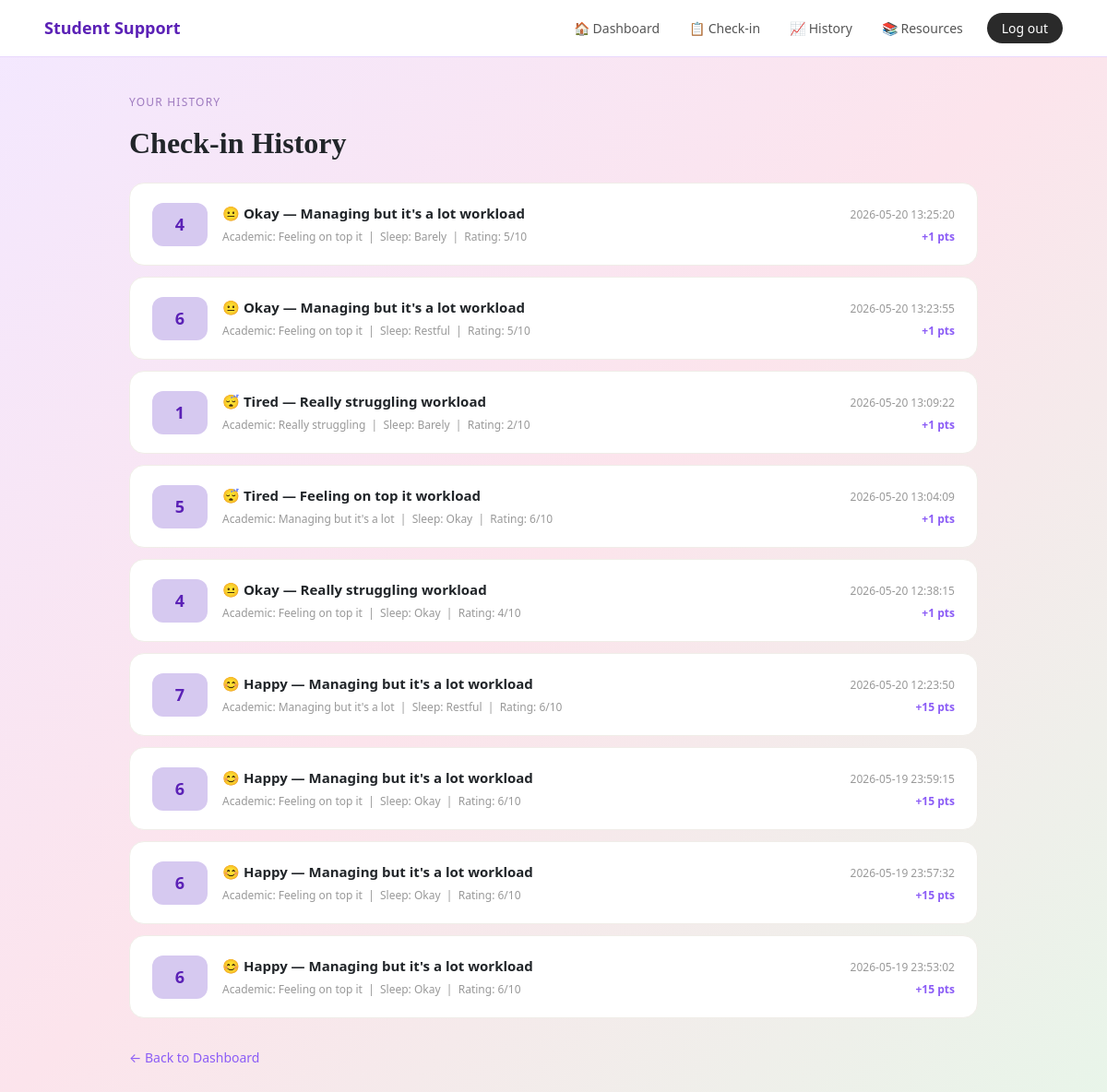
The page /view-checkins (signed in) on the database its author committed.
### tables this page shows
CREATE TABLE checkins (
            id INTEGER PRIMARY KEY AUTOINCREMENT,
            user_id INTEGER,
            mood TEXT,
            academic TEXT,
            workload TEXT,
            social TEXT,
            financial TEXT,
            sleep TEXT,
            rating INTEGER,
            score INTEGER,
            points_earned INTEGER DEFAULT 0,
            date TIMESTAMP DEFAULT CURRENT_TIMESTAMP,
            FOREIGN KEY (user_id) REFERENCES users(id)
        );

### app.py (the view)
@app.route("/view-checkins")
def view_checkins():
    if "user_id" not in session:
        return redirect(url_for("login"))
    conn = get_db_connection()
    checkins = conn.execute(
        "SELECT * FROM checkins WHERE user_id = ? ORDER BY date DESC",
        (session["user_id"],)
    ).fetchall()
    conn.close()
    return render_template("view_checkins.html", checkins=checkins)

### app.py (called while the page is built)
def get_db_connection():
    conn = sqlite3.connect("wellbeing.db")
    conn.row_factory = sqlite3.Row
    return conn

### templates/view_checkins.html
{% extends "base.html" %}
{% block content %}
<div style="max-width: 960px; margin: 0 auto; padding: 40px 20px;">
    <p style="font-size: 12px; letter-spacing: 0.1em; text-transform: uppercase; color: #9E7ABF;">Your History</p>
    <h1 style="font-family: Georgia, serif; font-size: 32px; font-weight: 600; margin-bottom: 24px;">Check-in History</h1>
    {% if checkins %}
    {% for checkin in checkins %}
    <div style="background: white; border-radius: 16px; padding: 20px 24px; margin-bottom: 12px; display: flex; align-items: center; gap: 16px; border: 1px solid #F0EDE8;">
        <div style="background: #D6C9F0; border-radius: 12px; padding: 10px 16px; font-weight: 700; color: #5B21B6; font-size: 18px; min-width: 60px; text-align: center;">
            {{ checkin.score }}
        </div>
        <div style="flex: 1;">
            <strong style="display: block; font-size: 15px;">
                {% if checkin.mood == 'happy' %}😊
                {% elif checkin.mood == 'okay' %}😐
                {% elif checkin.mood == 'tired' %}😴
                {% elif checkin.mood == 'stressed' %}😟
                {% else %}😔{% endif %}
                {{ checkin.mood | capitalize }} — {{ checkin.workload | capitalize }} workload
            </strong>
            <span style="font-size: 12px; color: #999;">
                Academic: {{ checkin.academic | capitalize }} &nbsp;|&nbsp;
                Sleep: {{ checkin.sleep | capitalize }} &nbsp;|&nbsp;
                Rating: {{ checkin.rating }}/10
            </span>
        </div>
        <div style="text-align: right;">
            <span style="font-size: 12px; color: #999;">{{ checkin.date }}</span><br>
            <span style="font-size: 12px; font-weight: 600; color: #8B5CF6;">+{{ checkin.points_earned }} pts</span>
        </div>
    </div>
    {% endfor %}
    {% else %}
    <div style="text-align: center; padding: 40px; background: white; border-radius: 16px;">
        <p style="color: #aaa;">No check-ins yet — <a href="/checkin" style="color: #8B5CF6;">start your first one!</a></p>
    </div>
    {% endif %}
    <a href="/dashboard" style="display: inline-block; margin-top: 20px; color: #8B5CF6; font-size: 14px; text-decoration: none;">← Back to Dashboard</a>
</div>
{% endblock %}

### templates/base.html (style rules this page uses)
body { background: linear-gradient(135deg, #f3e8ff 0%, #fce4ec 50%, #e8f5e9 100%); min-height: 100vh; }

### rows shown on the page
checkins: score "4", mood "Okay", workload "Managing but it's a lot", academic "Feeling on top it", sleep "Barely", rating "5", date "2026-05-20 13:25:20", points_earned "1"
checkins: score "6", mood "Okay", workload "Managing but it's a lot", academic "Feeling on top it", sleep "Restful", rating "5", date "2026-05-20 13:23:55", points_earned "1"
checkins: score "1", mood "Tired", workload "Really struggling", academic "Really struggling", sleep "Barely", rating "2", date "2026-05-20 13:09:22", points_earned "1"
checkins: score "5", mood "Tired", workload "Feeling on top it", academic "Managing but it's a lot", sleep "Okay", rating "6", date "2026-05-20 13:04:09", points_earned "1"
checkins: score "4", mood "Okay", workload "Really struggling", academic "Feeling on top it", sleep "Okay", rating "4", date "2026-05-20 12:38:15", points_earned "1"
checkins: score "7", mood "Happy", workload "Managing but it's a lot", academic "Managing but it's a lot", sleep "Restful", rating "6", date "2026-05-20 12:23:50", points_earned "15"
checkins: score "6", mood "Happy", workload "Managing but it's a lot", academic "Feeling on top it", sleep "Okay", rating "6", date "2026-05-19 23:59:15", points_earned "15"
checkins: score "6", mood "Happy", workload "Managing but it's a lot", academic "Feeling on top it", sleep "Okay", rating "6", date "2026-05-19 23:57:32", points_earned "15"
checkins: score "6", mood "Happy", workload "Managing but it's a lot", academic "Feeling on top it", sleep "Okay", rating "6", date "2026-05-19 23:53:02", points_earned "15"
